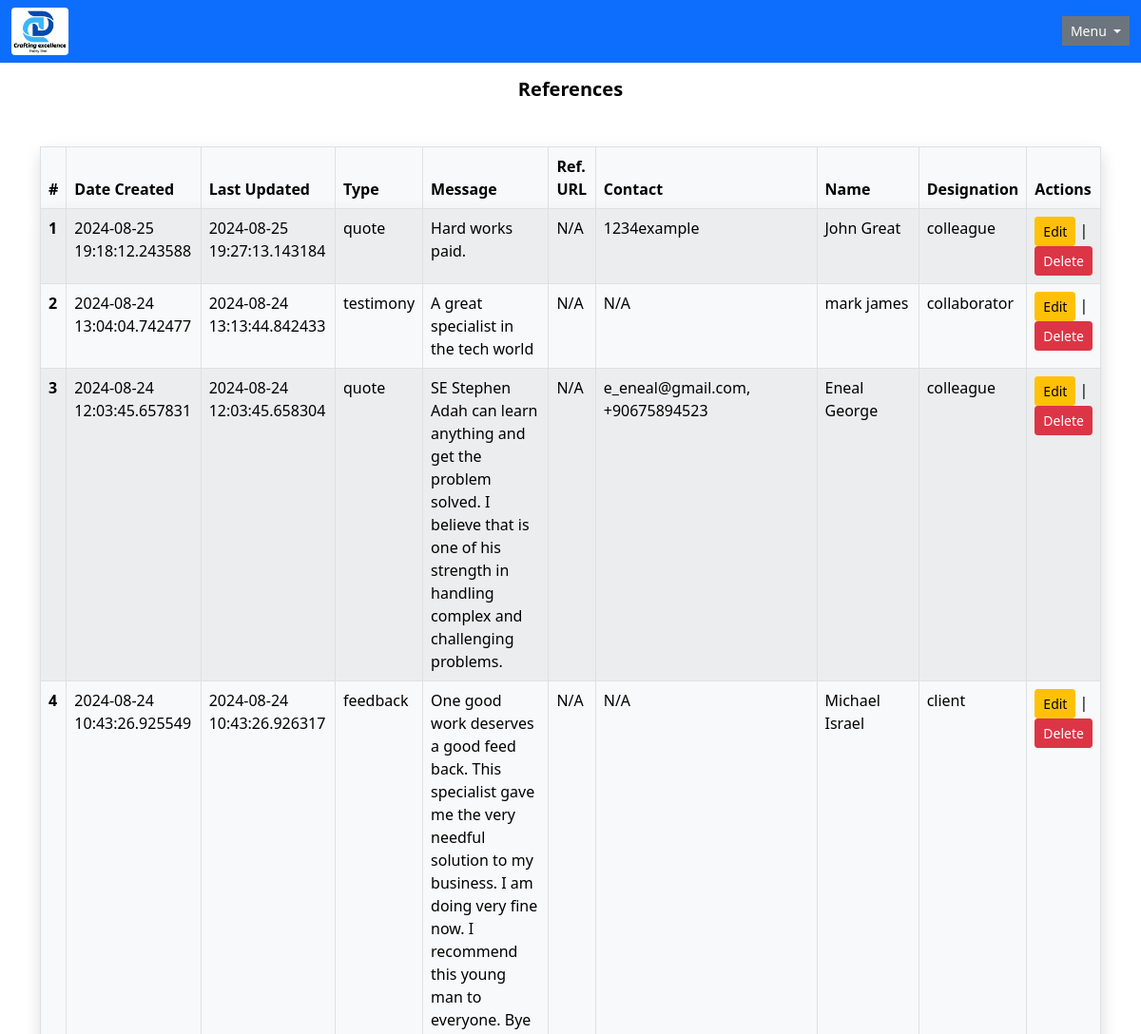
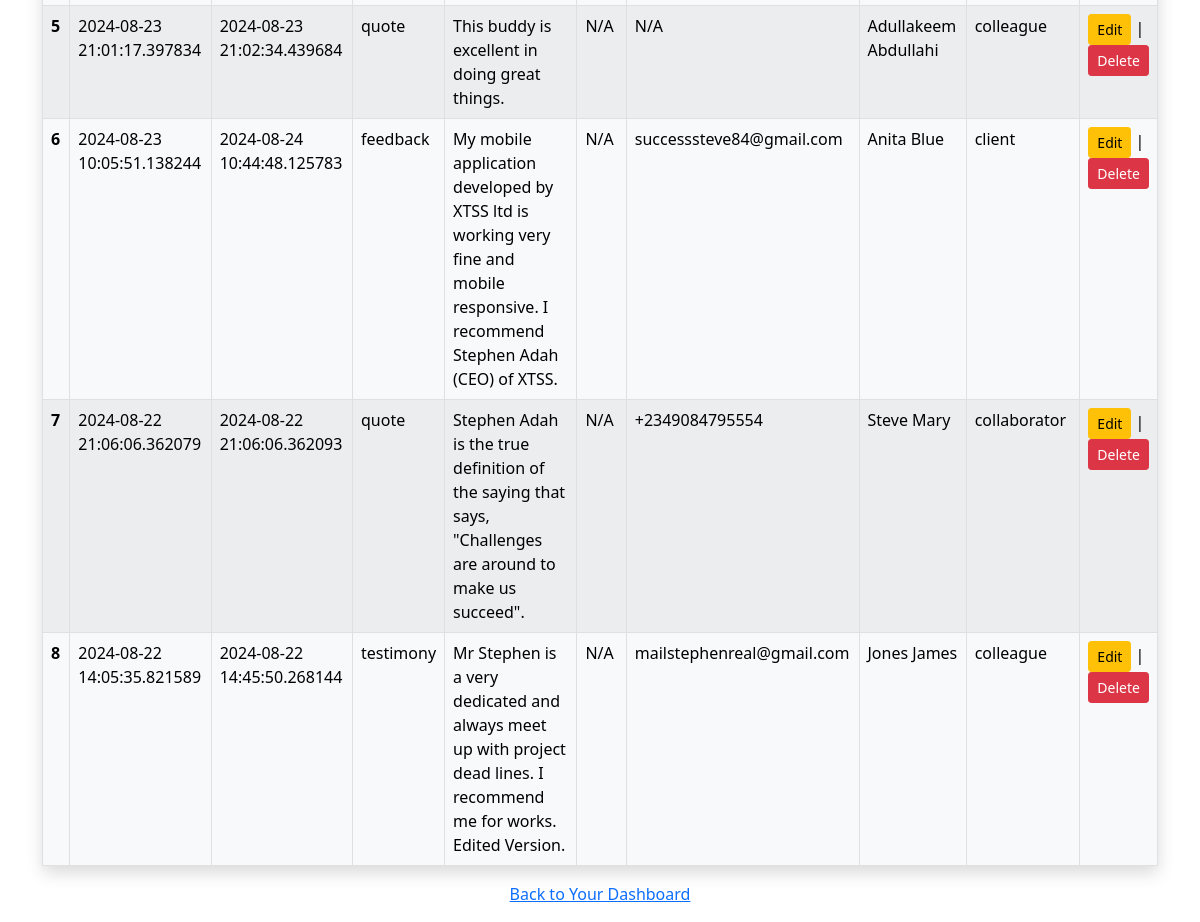
Before: /references with the older database file (2 pictures, top to bottom).
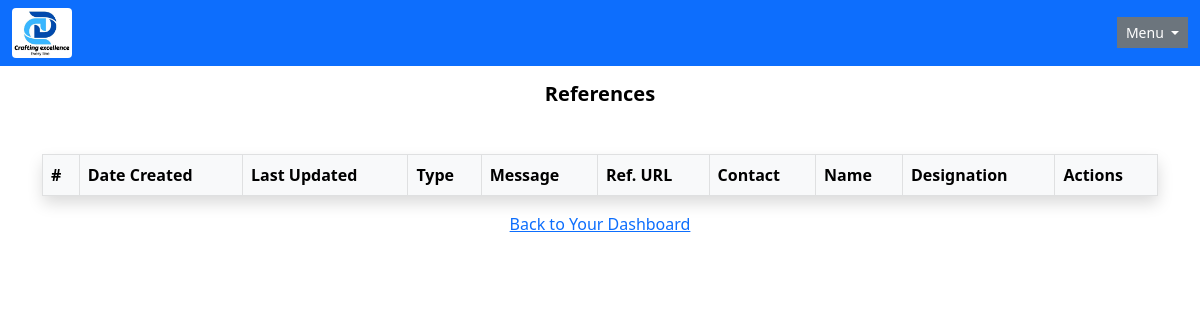
After: the same page with the newer database file.
### app/models/reference.py (models this page shows, shortened)
class Reference(db.Model):
    __tablename__ = 'reference'
    reference_id: Mapped[int] = mapped_column(primary_key=True)
    date_created: Mapped[datetime] = mapped_column(
        DateTime, default=datetime.utcnow
    )
    date_updated: Mapped[datetime] = mapped_column(
        DateTime, default=datetime.utcnow, onupdate=datetime.utcnow
    )
    reference_type: Mapped[str] = mapped_column(
        String(length=50), unique=False
    )
    message: Mapped[str] = mapped_column(Text)
    reference_link: Mapped[Optional[str]] = mapped_column(
        String(length=255), unique=False
    )
    contact: Mapped[Optional[str]] = mapped_column(
        String(length=100), unique=False
    )
    name: Mapped[str] = mapped_column(
        String(length=100), unique=False
    )
    designation: Mapped[str] = mapped_column(
        String(length=50), unique=False
    )

### app/routes/references.py (the view)
@references_bp.route("/references", methods=['GET'], strict_slashes=False)
def list_references():
        references = Reference.query.all()
        return render_template('list_references.html', references=references)

### app/templates/list_references.html (shortened to what this page needs)
{% extends "admin-base.html" %}
{% block content %}
   <body>
     <h1 class= "h5 text-center fw-bold">References</h1>
     <div class="container mt-5">
      <div class="row">
      <div class="col-md-12">
       <table class="table table-hover table-bordered table-striped">
         <thead class="table-light shadow">
           <tr>
             <th scope="col">#</th>
             <th scope="col">Date Created</th>
             <th scope="col">Last Updated</th>
             <th scope="col">Type</th>
             <th scope="col">Message</th>
             <th scope="col">Ref. URL</th>
             <th scope="col">Contact</th>
             <th scope="col">Name</th>
             <th scope="col">Designation</th>
             <th scope="col">Actions</th>
           </tr>
         </thead>
         <tbody class="table-light shadow">
           {% for reference in references[::-1] %}
             <tr>
                <th scope="row text-dark">{{ loop.index }}</th>
                <td>{{ reference.date_created }}</td>
                <td>{{ reference.date_updated }}</td>
                <td>{{ reference.reference_type }}</td>
                <td>{{ reference.message }}</td>
                <td>
                        {% if reference.url_link %}
                        <a href="{{ reference.reference_link }}"
                           target="_blank">{{ reference.reference_link }}
                        </a>
                        {% else %}
                           N/A
                        {% endif %}
                </td>
                <td>{{ reference.contact or "N/A"}}</td>
                <td>{{ reference.name }}</td>
                <td>{{ reference.designation }}</td>
                <td>
                  <a href="{{ url_for('main.references.edit_reference', reference_id=reference.reference_id) }}", class="btn btn-sm btn-warning">Edit</a>
                         |
                  <form action="{{ url_for('main.references.delete_reference', reference_id=reference.reference_id) }}" method='POST'">
                    <button type='submit' class="btn btn-sm btn-danger" onclick="return confirm('Are you sure you want to delete this reference?');">
                       Delete
                    </button>
                  </form>
                </td>
             </tr>
           {% endfor %}
         </tbody>
       </table>
      </div>
      </div>
     </div>
   </body>
{% endblock %}

Changed rows visible on the page:
removed Reference: date_created "2024-08-25 19:18:12.243588", date_updated "2024-08-25 19:27:13.143184", reference_type "quote", message "Hard works paid.", contact "1234example", name "John Great", designation "colleague"
removed Reference: date_created "2024-08-24 13:04:04.742477", date_updated "2024-08-24 13:13:44.842433", reference_type "testimony", message "A great specialist in the tech world", contact "N/A", name "mark james", designation "collaborator"
removed Reference: date_created "2024-08-24 12:03:45.657831", date_updated "2024-08-24 12:03:45.658304", reference_type "quote", message "SE Stephen Adah can learn anything and get the problem solved. I believe that is one of his strength in handling complex and challenging problems.", contact "e_eneal@gmail.com, +90675894523", name "Eneal George", designation "colleague"
removed Reference: date_created "2024-08-24 10:43:26.925549", date_updated "2024-08-24 10:43:26.926317", reference_type "feedback", message "One good work deserves a good feed back. This specialist gave me the very needful solution to my business. I am doing very fine now. I recommend this young man to everyone. Bye", contact "N/A", name "Michael Israel", designation "client"
removed Reference: date_created "2024-08-23 21:01:17.397834", date_updated "2024-08-23 21:02:34.439684", reference_type "quote", message "This buddy is excellent in doing great things.", contact "N/A", name "Adullakeem Abdullahi", designation "colleague"
removed Reference: date_created "2024-08-23 10:05:51.138244", date_updated "2024-08-24 10:44:48.125783", reference_type "feedback", message "My mobile application developed by XTSS ltd is working very fine and mobile responsive. I recommend Stephen Adah (CEO) of XTSS.", contact "successsteve84@gmail.com", name "Anita Blue", designation "client"
removed Reference: date_created "2024-08-22 21:06:06.362079", date_updated "2024-08-22 21:06:06.362093", reference_type "quote", message "Stephen Adah is the true definition of the saying that says, \"Challenges are around to make us succeed\".", contact "+2349084795554", name "Steve Mary", designation "collaborator"
removed Reference: date_created "2024-08-22 14:05:35.821589", date_updated "2024-08-22 14:45:50.268144", reference_type "testimony", message "Mr Stephen is a very dedicated and always meet up with project dead lines. I recommend me for works. Edited Version.", contact "mailstephenreal@gmail.com", name "Jones James", designation "colleague"
